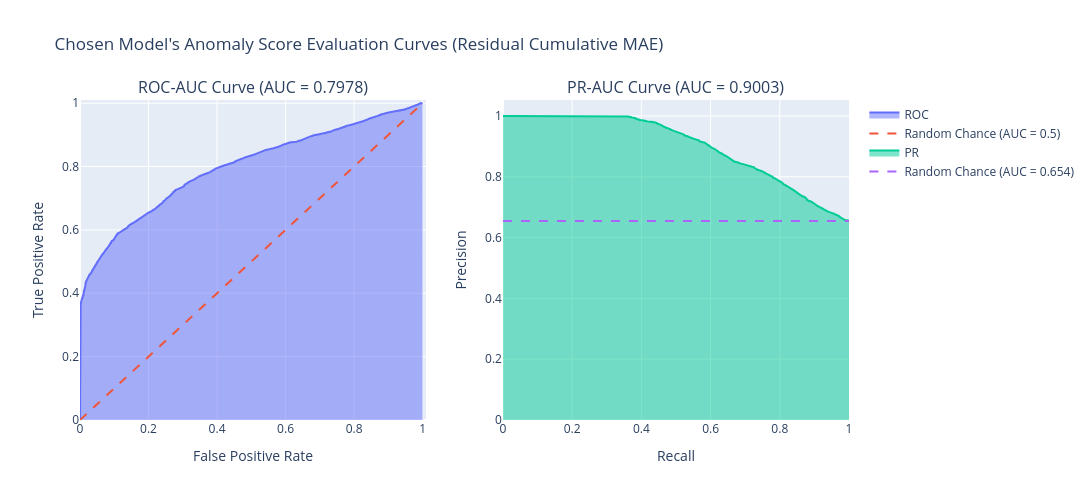

This figure's notebook cell:
### Markdown cell above
### 6.4. Plot the Test ROC and Precision-Recall Curves with Baselines

### Code cell
# Create 2 subplots for the ROC/PR curves and include AUC scores inside the subplot titles
model_eval_curves = make_subplots(
  rows=1,
  cols=2,
  subplot_titles=(f"ROC-AUC Curve (AUC = {test_roc_auc:.4f})", f"PR-AUC Curve (AUC = {test_pr_auc:.4f})",)
)

# Calculate FPR, TPR, precision, and recall across thresholds for the ROC and PR curves
false_pos_rate, true_pos_rate, _ = roc_curve(test_anomaly_labels, test_anomaly_scores)
precision, recall, _ = precision_recall_curve(test_anomaly_labels, test_anomaly_scores)

# Calculate the positive class ratio to use as the random chance baseline for the PR curve
pr_baseline = test_anomaly_labels.sum() / len(test_anomaly_labels)

# Populate and update the subplot for the ROC curve and add add random chance baseline
model_eval_curves.add_trace(
  go.Scatter(x=false_pos_rate, y=true_pos_rate, mode='lines', name='ROC', fill='tozeroy'),
  row=1,
  col=1
)
model_eval_curves.add_trace(
  go.Scatter(x=[0, 1], y=[0, 1], mode='lines', line=dict(dash='dash'), name='Random Chance (AUC = 0.5)'),
  row=1,
  col=1
)

# Populate and update the subplot for the PR curve and add random chance baseline
model_eval_curves.add_trace(
  go.Scatter(x=recall, y=precision, mode='lines', name='PR', fill='tozeroy'),
  row=1,
  col=2
)
model_eval_curves.add_trace(
  go.Scatter(x=[0, 1], y=[pr_baseline, pr_baseline], mode='lines', line=dict(dash='dash'), name=f'Random Chance (AUC = {pr_baseline:.3f})'),
  row=1,
  col=2
)

# Update the x-axis/y-axis labels and bounds of the subplots
model_eval_curves.update_xaxes(title_text="False Positive Rate", col=1)
model_eval_curves.update_yaxes(title_text="True Positive Rate", col=1)
model_eval_curves.update_xaxes(title_text="Recall", col=2)
model_eval_curves.update_yaxes(title_text="Precision", col=2)

# Update the overall plot's size, title, and axes bounds
model_eval_curves.update_layout(
    title_text="Chosen Model's Anomaly Score Evaluation Curves (Residual Cumulative MAE)",
    xaxis=dict(range=[0, 1.01], autorange=False),
    yaxis=dict(range=[0, 1.01], autorange=False),
    height=500, width=1100
)

# Display the subplots
model_eval_curves.show()

### Figure 1 — Plotly figure (JSON) as saved in the notebook; plotly's stock layout.template omitted (floating-point values rounded to 4 significant figures; data arrays with more than 128 entries replaced by an {"elided": "..."} marker saying what was removed)
{"data": [{"fill": "tozeroy", "mode": "lines", "name": "ROC", "type": "scatter", "x": {"elided": "5694 float values"}, "xaxis": "x", "y": {"elided": "5694 float values"}, "yaxis": "y"}, {"line": {"dash": "dash"}, "mode": "lines", "name": "Random Chance (AUC = 0.5)", "type": "scatter", "x": [0, 1], "xaxis": "x", "y": [0, 1], "yaxis": "y"}, {"fill": "tozeroy", "mode": "lines", "name": "PR", "type": "scatter", "x": {"elided": "9331 float values"}, "xaxis": "x2", "y": {"elided": "9331 float values"}, "yaxis": "y2"}, {"line": {"dash": "dash"}, "mode": "lines", "name": "Random Chance (AUC = 0.654)", "type": "scatter", "x": [0, 1], "xaxis": "x2", "y": [0.6543, 0.6543], "yaxis": "y2"}], "layout": {"annotations": [{"font": {"size": 16}, "showarrow": false, "text": "ROC-AUC Curve (AUC = 0.7978)", "x": 0.225, "xanchor": "center", "xref": "paper", "y": 1, "yanchor": "bottom", "yref": "paper"}, {"font": {"size": 16}, "showarrow": false, "text": "PR-AUC Curve (AUC = 0.9003)", "x": 0.775, "xanchor": "center", "xref": "paper", "y": 1, "yanchor": "bottom", "yref": "paper"}], "height": 500, "title": {"text": "Chosen Model's Anomaly Score Evaluation Curves (Residual Cumulative MAE)"}, "width": 1100, "xaxis": {"anchor": "y", "autorange": false, "domain": [0, 0.45], "range": [0, 1.01], "title": {"text": "False Positive Rate"}}, "xaxis2": {"anchor": "y2", "domain": [0.55, 1], "title": {"text": "Recall"}}, "yaxis": {"anchor": "x", "autorange": false, "domain": [0, 1], "range": [0, 1.01], "title": {"text": "True Positive Rate"}}, "yaxis2": {"anchor": "x2", "domain": [0, 1], "title": {"text": "Precision"}}}}
